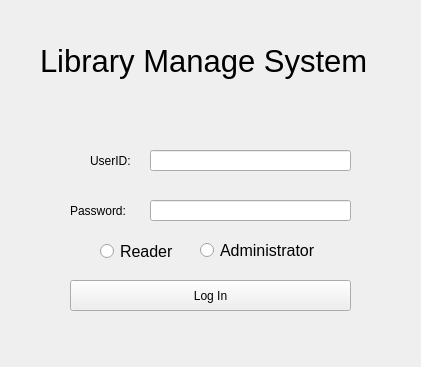
<?xml version="1.0" encoding="UTF-8"?>
<ui version="4.0">
 <class>MainWindow</class>
 <widget class="QMainWindow" name="MainWindow">
  <property name="geometry">
   <rect>
    <x>0</x>
    <y>0</y>
    <width>421</width>
    <height>367</height>
   </rect>
  </property>
  <property name="windowTitle">
   <string>MainWindow</string>
  </property>
  <property name="styleSheet">
   <string notr="true"/>
  </property>
  <widget class="QWidget" name="centralWidget">
   <property name="styleSheet">
    <string notr="true">alternate-background-color: rgb(52, 101, 164);</string>
   </property>
   <widget class="QRadioButton" name="readerTag">
    <property name="geometry">
     <rect>
      <x>100</x>
      <y>240</y>
      <width>112</width>
      <height>23</height>
     </rect>
    </property>
    <property name="font">
     <font>
      <pointsize>12</pointsize>
     </font>
    </property>
    <property name="text">
     <string>Reader</string>
    </property>
   </widget>
   <widget class="QRadioButton" name="adminTag">
    <property name="geometry">
     <rect>
      <x>200</x>
      <y>240</y>
      <width>151</width>
      <height>21</height>
     </rect>
    </property>
    <property name="font">
     <font>
      <pointsize>12</pointsize>
     </font>
    </property>
    <property name="text">
     <string>Administrator</string>
    </property>
   </widget>
   <widget class="QLineEdit" name="idEdit">
    <property name="geometry">
     <rect>
      <x>150</x>
      <y>150</y>
      <width>201</width>
      <height>21</height>
     </rect>
    </property>
   </widget>
   <widget class="QLineEdit" name="pswEdit">
    <property name="geometry">
     <rect>
      <x>150</x>
      <y>200</y>
      <width>201</width>
      <height>21</height>
     </rect>
    </property>
   </widget>
   <widget class="QLabel" name="pswLble">
    <property name="geometry">
     <rect>
      <x>70</x>
      <y>200</y>
      <width>81</width>
      <height>21</height>
     </rect>
    </property>
    <property name="text">
     <string>Password:</string>
    </property>
   </widget>
   <widget class="QLabel" name="idLable">
    <property name="geometry">
     <rect>
      <x>90</x>
      <y>150</y>
      <width>51</width>
      <height>21</height>
     </rect>
    </property>
    <property name="text">
     <string>UserID:</string>
    </property>
   </widget>
   <widget class="QLabel" name="lmsLabel">
    <property name="geometry">
     <rect>
      <x>40</x>
      <y>20</y>
      <width>351</width>
      <height>81</height>
     </rect>
    </property>
    <property name="font">
     <font>
      <pointsize>23</pointsize>
     </font>
    </property>
    <property name="text">
     <string>Library Manage System</string>
    </property>
   </widget>
   <widget class="QPushButton" name="loginButton">
    <property name="geometry">
     <rect>
      <x>70</x>
      <y>280</y>
      <width>281</width>
      <height>31</height>
     </rect>
    </property>
    <property name="styleSheet">
     <string notr="true">alternate-background-color: rgb(0, 255, 0);</string>
    </property>
    <property name="text">
     <string>Log In</string>
    </property>
   </widget>
  </widget>
 </widget>
 <layoutdefault spacing="6" margin="11"/>
 <resources/>
 <connections/>
</ui>
